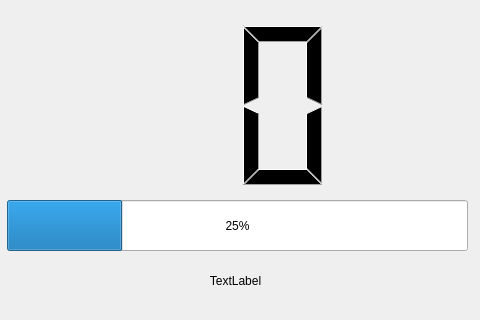
<?xml version="1.0" encoding="UTF-8"?>
<ui version="4.0">
 <class>InGameDialog</class>
 <widget class="QDialog" name="InGameDialog">
  <property name="geometry">
   <rect>
    <x>0</x>
    <y>0</y>
    <width>480</width>
    <height>320</height>
   </rect>
  </property>
  <property name="windowTitle">
   <string>Dialog</string>
  </property>
  <widget class="QLCDNumber" name="lcdNumber">
   <property name="geometry">
    <rect>
     <x>10</x>
     <y>10</y>
     <width>451</width>
     <height>191</height>
    </rect>
   </property>
   <property name="frameShape">
    <enum>QFrame::NoFrame</enum>
   </property>
   <property name="smallDecimalPoint">
    <bool>false</bool>
   </property>
   <property name="digitCount">
    <number>2</number>
   </property>
   <property name="segmentStyle">
    <enum>QLCDNumber::Filled</enum>
   </property>
   <property name="value" stdset="0">
    <double>0.000000000000000</double>
   </property>
  </widget>
  <widget class="QProgressBar" name="progressBar">
   <property name="geometry">
    <rect>
     <x>7</x>
     <y>200</y>
     <width>461</width>
     <height>51</height>
    </rect>
   </property>
   <property name="value">
    <number>25</number>
   </property>
   <property name="invertedAppearance">
    <bool>false</bool>
   </property>
  </widget>
  <widget class="QLabel" name="lbl_stateMachine">
   <property name="geometry">
    <rect>
     <x>10</x>
     <y>260</y>
     <width>451</width>
     <height>41</height>
    </rect>
   </property>
   <property name="text">
    <string>TextLabel</string>
   </property>
   <property name="alignment">
    <set>Qt::AlignCenter</set>
   </property>
  </widget>
 </widget>
 <resources/>
 <connections/>
</ui>
